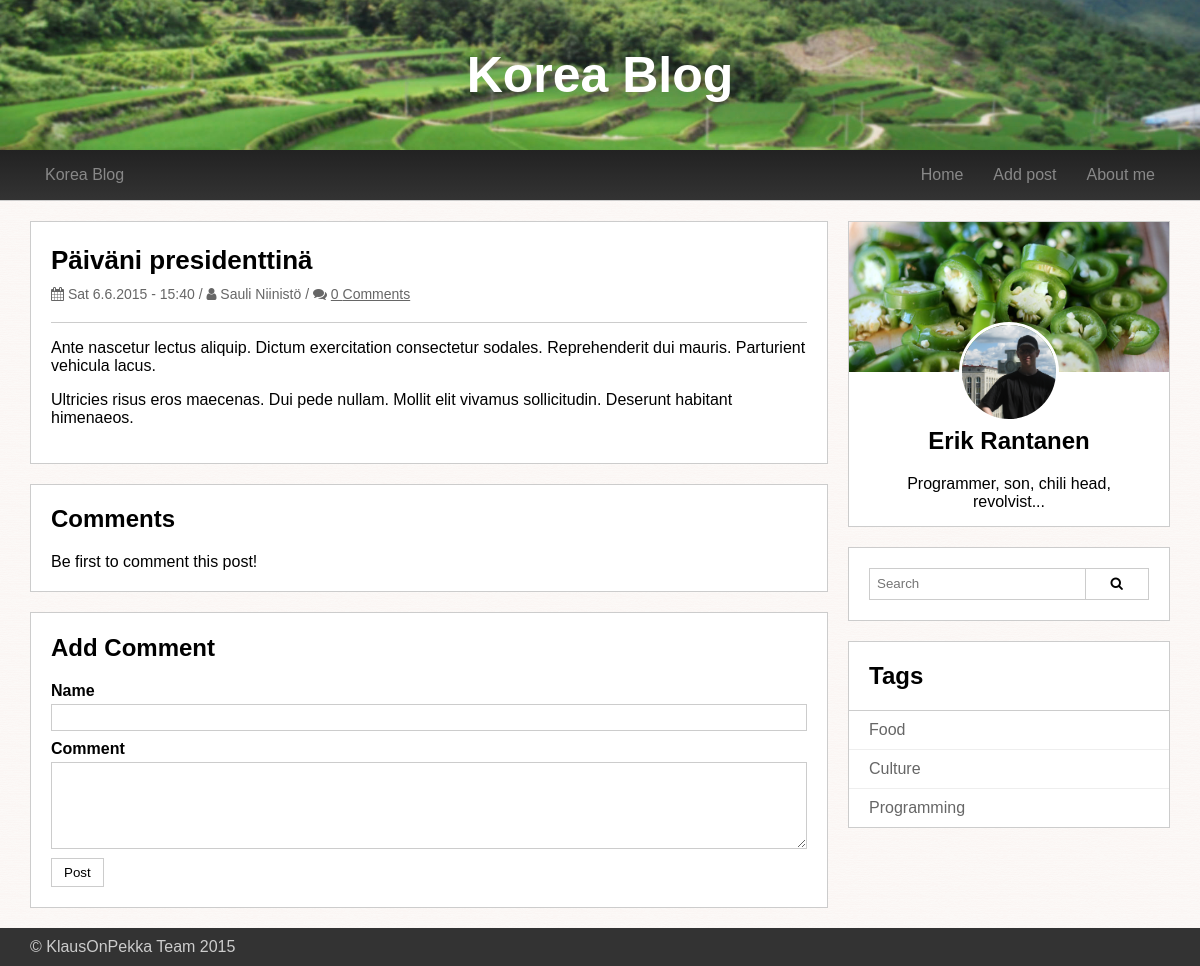
Page /post.php?postId=3 on the committed database.
### tables this page shows
CREATE TABLE post (
	postId int AUTO_INCREMENT,
	author varchar(100) NOT NULL,
	postDatetime datetime DEFAULT current_timestamp,
	title varchar(150) NOT NULL,
	content text NOT NULL,  
	imageLocation varchar(150),
	PRIMARY KEY (postId)
);

CREATE TABLE tag(
	tagId int AUTO_INCREMENT,
	tagName varchar(40),
	PRIMARY KEY (tagId)
);

### post.php (the view, shortened to what this page needs)
<!DOCTYPE html>
<html>
	<head>
		<link rel="stylesheet" href="css/styles.css"/>
		<link rel="stylesheet" href="//maxcdn.bootstrapcdn.com/font-awesome/4.3.0/css/font-awesome.min.css">
	</head>
	<?php
	include_once('database.php');
	include_once('helpers.php');
	$sql = "SELECT * FROM post WHERE postId = :postId";
	$stmt = $handler->prepare($sql);
	$postId = isset($_GET['postId']) ? (int)$_GET['postId'] : 1;
	$stmt->bindParam(':postId', $postId, PDO::PARAM_INT);
	$stmt->execute();
	$post = $stmt->fetch(PDO::FETCH_OBJ);
	?>
	<body class="preload">
		<?php include_once('header.php'); ?>
		<div class="wrapper clearfix">
			<div class="main-content">
				<div class="single-post panel">
					<div class="panel-container">
						<h2><?php echo $post->title; ?></h2>
						<div class="post-meta">
							<?php printMetaInfo($post); ?>
						</div>
						<?php if(!empty($post->imageLocation)) : ?>
							<?php $picture = $post->imageLocation;?>
							<a href="<?php echo $picture; ?>">
								<img class="responsive-image" src="<?php echo $picture;?>">
							</a>
						<?php else : ?>
							<hr>
						<?php endif; ?>
						<?php echo createParagraphs($post->content); ?>
					</div>
				</div>
				<div id="comments" class="panel">
					<div class="panel-container">
						<h2>Comments</h2>
						<?php
						$counter = 0;
						echo $counter < 1 ? 'Be first to comment this post!' : ''; ?>
					</div>
				</div>
				<div id="add-comment" class="panel">
					<div class="panel-container">
						<h2>Add Comment</h2>
						<form action="submit_comment.php" method="post">
							<div class="form-row">
								<label for="comment-author">Name</label>
								<input type="text" id="comment-author" name="commentAuthor">
							</div>
							<div class="form-row">
								<label for="comment-content">Comment</label>
								<textarea id="comment-content" rows="5" name="commentContent"></textarea>
							</div>
							<input type="submit" value="Post" class="button">
						</form>
					</div>
				</div>
			</div>
			<?php include_once('sidebar.php'); ?>
		</div>
		<?php include_once('footer.php'); ?>
	</body>
</html>

### helpers.php (shortened to what this page needs)
<?php
function formatDate($date) {
	return date('D j.n.Y \- H:i', strtotime($date));
}
function createParagraphs($text) {
	$text = preg_replace('~\r\n?~', "\n", $text);
	$text = '<p>' . str_replace( chr(10) . chr(10), '</p><p>', $text) . '</p>';
	return $text;
}
function commentCount($postId) {
	global $handler;
	$sql = "SELECT COUNT(*) AS commentCount FROM postcomment WHERE postId = :postId";
	$stmt = $handler->prepare($sql);
	$stmt->bindParam('postId', $postId, PDO::PARAM_INT);
	$stmt->execute();
	$count = $stmt->fetch(PDO::FETCH_OBJ)->commentCount;
	return $count;
}
function printMetaInfo($r) {
	echo '<i class="fa fa-calendar"></i>' . ' ';
	echo formatDate($r->postDatetime);
	echo ' / ' . '<i class="fa fa-user"></i>' . ' ';
	echo $r->author;
	echo ' / <i class="fa fa-comments"></i> ';
	echo '<a href="post.php?postId=' . $r->postId . '#comments">';
	echo commentCount($r->postId) . ' Comments';
	echo '</a>';
}
?>

### sidebar.php
<aside>
	<div class="bio panel">
		<div class="bio-background">
			<img class="vertical-center" src="img/bio-background.jpg" alt="Bio background">
		</div>
		<div class="bio-face-image">
			<img class="vertical-center" src="img/Erik.jpg" alt="Erik Rantanen">
		</div>
		<div class="panel-container">
			<h2>Erik Rantanen</h2>
			<div class="bio-description">
				Programmer, son, chili head, revolvist...
			</div>
		</div>
	</div>
	<div class="panel">
		<div class="search-container">
			<form class="clearfix" action="index.php" method="get">
				<input class="search-input" type="text" name="search" placeholder="Search">
				<button class="button search-button" type="submit"><i class="fa fa-search"></i></button>
			</form>
		</div>
	</div>
	<?php	$query = $handler->query('SELECT * FROM tag;'); ?>
	<div class="panel">
		<div class="panel-header">
			<h2>Tags</h2>
		</div>
		<?php while($r = $query->fetch(PDO::FETCH_OBJ)) : ?>
		<a href="index.php?tagId=<?php echo $r->tagId; ?>" class="tag"><?php echo $r->tagName; ?></a>
		<?php endwhile; ?>
	</div>
</aside>

### css/styles.css (style rules this page uses)
* { box-sizing: border-box; }
body { font-family: Arial, Helvetica, sans-serif; background-image: url("../img/backgroundtex3.png"); margin: 0; }
.clearfix:after { content: ''; display: block; clear: both; }
.vertical-center { position: relative; top: 50%; transform: translateY(-50%); }
input[type="text"], textarea, select { width: 100%; border: 1px solid #ccc; padding: 5px 7px; transition: all 0.2s ease-in-out; }
hr { height: 1px; background: #ccc; border: 0; }
a { color: #666; }
.button { border: 1px solid #ccc; background: #fff; padding: 6px 12px; }
.main-content { float: left; width: 70%; }
aside { float: left; width: 30%; padding-left: 20px; }
.wrapper { max-width: 1170px; margin: 0 auto; padding: 0 15px; }
.form-row { margin-bottom: 9px; }
.form-row input, textarea { margin-top: 4px; }
.form-row > label { font-weight: bold; }
.form-row:after { content: ''; display: block; clear: both; }
textarea { vertical-align: top; }
.panel { border: #ccc 1px solid; background: #fff; }
.panel-container { padding: 1px 20px 20px; }
.panel-header { padding: 0 20px; border-bottom: 1px solid #ccc; }
.panel + .panel { margin-top: 20px; }
.post-meta { color: #666; font-size: 14px; }
.post h2, .single-post h2 { font-size: 26px; margin-bottom: 10px; }
.post-meta + hr { margin-top: 16px; }
.single-post .post-meta { margin-bottom: 20px; }
.bio-background { height: 150px; overflow: hidden; }
.bio-background img { width: 100%; height: auto; }
.bio { text-align: center; position: relative; }
.bio-face-image { width: 100px; height: 100px; overflow: hidden; border-radius: 50%; position: absolute; left: 50%; margin-left: -50px; top: 100px; border: 3px solid #fff; }
.bio-face-image img { width: auto; height: 100%; }
.bio .panel-container { padding: 35px 20px 15px; }
.tag { padding: 10px 20px; min-height: 31px; display: block; text-decoration: none; }
.tag + .tag { border-top: 1px solid #eee; }
.search-container { padding: 20px; }
.search-container .search-input { float: left; border-right: 0; height: 32px; width: 77%; }
.search-container .search-button { float: left; width: 23%; height: 32px; }

### rows in the picture
post: title "Päiväni presidenttinä", postDatetime "Sat 6.6.2015 - 15:40", author "Sauli Niinistö", content "Ante nascetur lectus aliquip. Dictum exercitation consectetur sodales. Reprehenderit dui mauris. Parturient vehicula lacus. Ultricies risus eros maecenas. Dui pede nullam. Mollit elit vivamus sollicitudin. Deserunt habitant himenaeos."
tag: tagName "Food"
tag: tagName "Culture"
tag: tagName "Programming"

### other values in the picture
commentCount($r->postId) "0"
